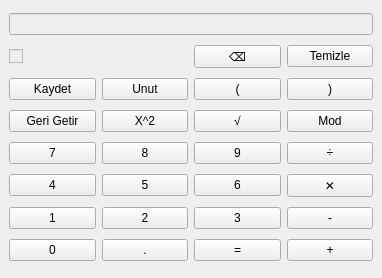
<?xml version="1.0" encoding="UTF-8"?>
<ui version="4.0">
 <class>MainWindow</class>
 <widget class="QMainWindow" name="MainWindow">
  <property name="geometry">
   <rect>
    <x>0</x>
    <y>0</y>
    <width>382</width>
    <height>278</height>
   </rect>
  </property>
  <property name="minimumSize">
   <size>
    <width>382</width>
    <height>278</height>
   </size>
  </property>
  <property name="maximumSize">
   <size>
    <width>382</width>
    <height>278</height>
   </size>
  </property>
  <property name="windowTitle">
   <string>MainWindow</string>
  </property>
  <widget class="QWidget" name="centralwidget">
   <layout class="QGridLayout" name="gridLayout">
    <item row="3" column="3">
     <widget class="QPushButton" name="mod">
      <property name="text">
       <string>Mod</string>
      </property>
     </widget>
    </item>
    <item row="1" column="0" colspan="2">
     <widget class="QCheckBox" name="hatirlama_kutucugu">
      <property name="enabled">
       <bool>false</bool>
      </property>
      <property name="text">
       <string/>
      </property>
     </widget>
    </item>
    <item row="2" column="3">
     <widget class="QPushButton" name="pkapa">
      <property name="text">
       <string>)</string>
      </property>
     </widget>
    </item>
    <item row="4" column="3">
     <widget class="QPushButton" name="bol">
      <property name="text">
       <string>÷</string>
      </property>
     </widget>
    </item>
    <item row="1" column="3">
     <widget class="QPushButton" name="sil">
      <property name="text">
       <string>Temizle</string>
      </property>
     </widget>
    </item>
    <item row="4" column="0">
     <widget class="QPushButton" name="yedi">
      <property name="text">
       <string>7</string>
      </property>
     </widget>
    </item>
    <item row="6" column="0">
     <widget class="QPushButton" name="bir">
      <property name="text">
       <string>1</string>
      </property>
     </widget>
    </item>
    <item row="7" column="1">
     <widget class="QPushButton" name="nokta">
      <property name="text">
       <string>.</string>
      </property>
     </widget>
    </item>
    <item row="5" column="1">
     <widget class="QPushButton" name="bes">
      <property name="text">
       <string>5</string>
      </property>
     </widget>
    </item>
    <item row="2" column="0">
     <widget class="QPushButton" name="kaydet">
      <property name="text">
       <string>Kaydet</string>
      </property>
     </widget>
    </item>
    <item row="2" column="2">
     <widget class="QPushButton" name="pac">
      <property name="text">
       <string>(</string>
      </property>
     </widget>
    </item>
    <item row="4" column="1">
     <widget class="QPushButton" name="sekiz">
      <property name="text">
       <string>8</string>
      </property>
     </widget>
    </item>
    <item row="5" column="0">
     <widget class="QPushButton" name="dort">
      <property name="text">
       <string>4</string>
      </property>
     </widget>
    </item>
    <item row="1" column="2">
     <widget class="QPushButton" name="geri">
      <property name="text">
       <string>⌫</string>
      </property>
     </widget>
    </item>
    <item row="6" column="1">
     <widget class="QPushButton" name="iki">
      <property name="text">
       <string>2</string>
      </property>
     </widget>
    </item>
    <item row="5" column="2">
     <widget class="QPushButton" name="alti">
      <property name="text">
       <string>6</string>
      </property>
     </widget>
    </item>
    <item row="4" column="2">
     <widget class="QPushButton" name="dokuz">
      <property name="text">
       <string>9</string>
      </property>
     </widget>
    </item>
    <item row="6" column="2">
     <widget class="QPushButton" name="uc">
      <property name="text">
       <string>3</string>
      </property>
     </widget>
    </item>
    <item row="7" column="0">
     <widget class="QPushButton" name="sifir">
      <property name="text">
       <string>0</string>
      </property>
     </widget>
    </item>
    <item row="6" column="3">
     <widget class="QPushButton" name="cikar">
      <property name="text">
       <string>-</string>
      </property>
     </widget>
    </item>
    <item row="7" column="2">
     <widget class="QPushButton" name="esittir">
      <property name="text">
       <string>=</string>
      </property>
     </widget>
    </item>
    <item row="2" column="1">
     <widget class="QPushButton" name="unut">
      <property name="text">
       <string>Unut</string>
      </property>
     </widget>
    </item>
    <item row="3" column="0">
     <widget class="QPushButton" name="gerigetir">
      <property name="text">
       <string>Geri Getir</string>
      </property>
     </widget>
    </item>
    <item row="3" column="1">
     <widget class="QPushButton" name="kare">
      <property name="text">
       <string>X^2</string>
      </property>
     </widget>
    </item>
    <item row="7" column="3">
     <widget class="QPushButton" name="topla">
      <property name="text">
       <string>+</string>
      </property>
     </widget>
    </item>
    <item row="5" column="3">
     <widget class="QPushButton" name="carp">
      <property name="text">
       <string>✕</string>
      </property>
     </widget>
    </item>
    <item row="3" column="2">
     <widget class="QPushButton" name="karekok">
      <property name="text">
       <string>√</string>
      </property>
     </widget>
    </item>
    <item row="0" column="0" colspan="4">
     <widget class="QLineEdit" name="cikti">
      <property name="enabled">
       <bool>false</bool>
      </property>
     </widget>
    </item>
   </layout>
  </widget>
 </widget>
 <resources/>
 <connections/>
</ui>
